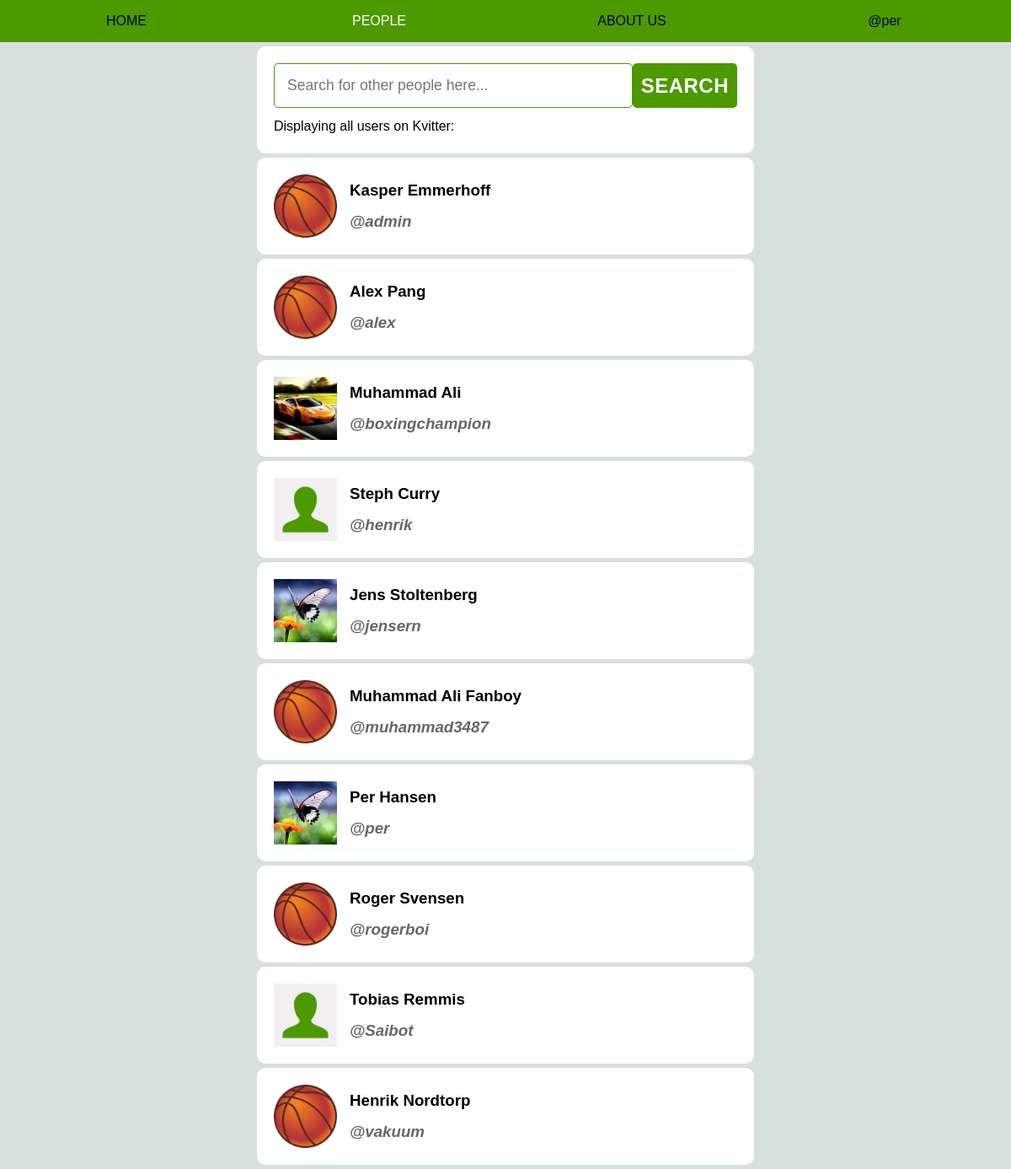
The page /people.php (signed in) on the database its author committed.
### tables this page shows
CREATE TABLE `users` (
  `user_id` int(11) NOT NULL,
  `username` varchar(255) NOT NULL,
  `f_name` varchar(255) NOT NULL,
  `l_name` varchar(255) NOT NULL,
  `email` varchar(255) NOT NULL,
  `pic` varchar(11) NOT NULL DEFAULT '1.jpg',
  `u_type` int(11) NOT NULL DEFAULT '1',
  `password` varchar(255) NOT NULL,
  `creationtime` datetime NOT NULL
);

### people.php (the view, shortened to what this page needs)
<?php
	include("include/connect.inc.php");
	if (isset($_GET['search'])){
		if (!empty($_GET['search'])){
			$search = mysqli_real_escape_string($con, $_GET['search']);
			$sql = "SELECT username, f_name, l_name, pic, u_type FROM users WHERE username LIKE '%$search%' OR CONCAT( f_name,  ' ', l_name ) LIKE  '%$search%'";
			$result = $con->query($sql);
			$searchresult = "Search results for: '" . htmlspecialchars($_GET['search']) . "':";
		}
		else {
			$sql = "SELECT username, f_name, l_name, pic, u_type FROM users ORDER BY username";
			$result = $con->query($sql);
			$searchresult = "Displaying all users on Kvitter:";
		}
	}
	else {
		$sql = "SELECT username, f_name, l_name, pic, u_type FROM users ORDER BY username";
		$result = $con->query($sql);
		$searchresult = "Displaying all users on Kvitter:";
	}
?>
<!DOCTYPE html>
<html lang="en">
<head>
	<link rel="stylesheet" type="text/css" href="css/main.css">
	<link rel="stylesheet" type="text/css" href="css/people.css">
</head>
<body>
	<?php include("include/header.inc.php"); ?>
	<div class="container">
		<div class="box search">
			<form action='people.php' method="GET">
				<input type="text" name="search" placeholder="Search for other people here...">
				<input type="submit" value="SEARCH">
			</form>
			<p> <?php echo $searchresult;?></p>
		</div>
		<?php
			while ($rad = $result->fetch_assoc()){
				$userurl = urlencode($rad['username']);
				$userescape = htmlspecialchars($rad['username']);
				$f_nameescape = htmlspecialchars($rad['f_name']);
				$l_nameescape = htmlspecialchars($rad['l_name']);
				$pic = $rad['pic'];
				$utype = $rad['u_type'];
				echo "<div class='userbox'>\n";
				echo "<a href='user.php?u=$userurl'><div class='box users'>\n";
					echo "<img src='media/profilepics/$pic' alt='picture' width='75' height='75'>\n";
					echo "<div class='navn'>\n";
						if ($utype>=2){echo "<h3> $f_nameescape $l_nameescape <img src='media/icons/verified.png' width='20' height='20'></h3>\n";}
						else {echo "<h3> $f_nameescape $l_nameescape </h3>\n";}
						echo "<h3><i>@$userescape</i></h3>\n";
					echo "</div>\n";
				echo "</div></a>\n";
				echo "</div>\n";
			}
		?>
	</div>
</body>
</html>

### css/main.css (style rules this page uses)
html, body, h1, h2, h3, h4, h5, h6, p, a, div, span, ul, ol, li, table, td, th, tr, form, input, label, video, img { margin: 0; padding: 0; }
h1, h2, h3, h4, h5, h6, p, li, td, th, label { word-wrap: break-word; }
body { font-family: Arial, sans-serif; background-color: #D6E0DC; }
input[type=text], input[type=password], input[type=submit] { -webkit-appearance: none; -moz-appearance: none; appearance: none; }
.container { margin: 0 auto; padding-top: 50px; max-width: 600px; }
.box { background-color: #fff; border-radius: 10px; padding: 20px; margin: 5px; line-height: 150%; }

### css/people.css (style rules this page uses)
.box form { display: flex; flex-wrap: wrap; }
.box form input { padding: 15px; font-size: 110%; border: 1px solid #4d9900; border-radius: 5px; flex: 4; }
.box form input[type=submit] { font-size: 150%; font-weight: bold; letter-spacing: 0.5px; color: #fff; background-color: #4d9900; border: none; flex: 1; padding: 10px; }
a { text-decoration: none; color: #000; }
.users { display: flex; }
.users .navn { display: flex; flex-direction: column; justify-content: space-around; }
.users .navn { min-width: 50%; }
.navn { margin-left: 15px; }
.navn i { color: #666; }
.search p { margin-top: 10px; }

### rows shown on the page
users: pic (picture), f_name "Kasper", l_name "Emmerhoff", username "admin"
users: pic (picture), f_name "Alex", l_name "Pang", username "alex"
users: pic (picture), f_name "Muhammad", l_name "Ali", username "boxingchampion"
users: pic (picture), f_name "Steph", l_name "Curry", username "henrik"
users: pic (picture), f_name "Jens", l_name "Stoltenberg", username "jensern"
users: pic (picture), f_name "Muhammad", l_name "Ali Fanboy", username "muhammad3487"
users: pic (picture), f_name "Per", l_name "Hansen", username "per"
users: pic (picture), f_name "Roger", l_name "Svensen", username "rogerboi"
users: pic (picture), f_name "Tobias", l_name "Remmis", username "Saibot"
users: pic (picture), f_name "Henrik", l_name "Nordtorp", username "vakuum"

### other values the page prints
$usere "per"
$searchresult "Displaying all users on Kvitter:"
